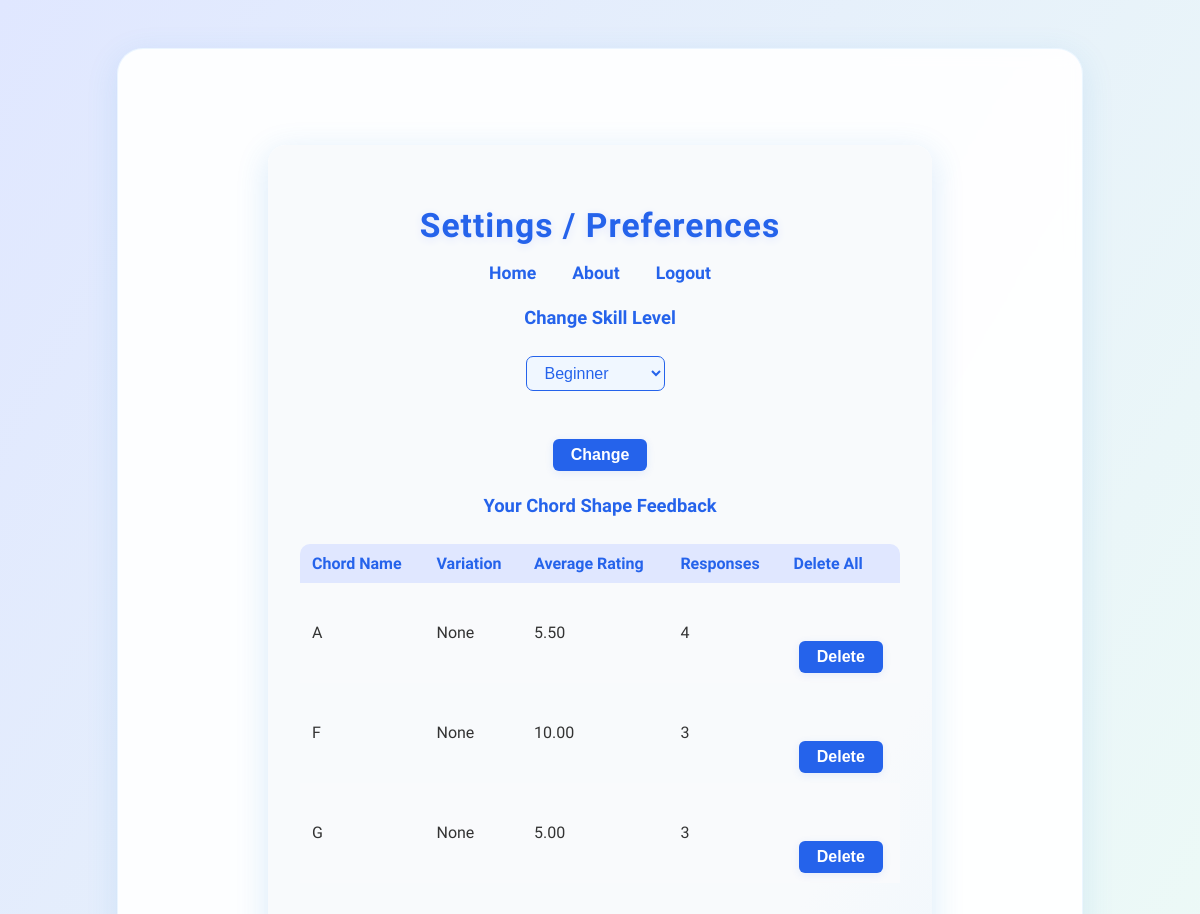
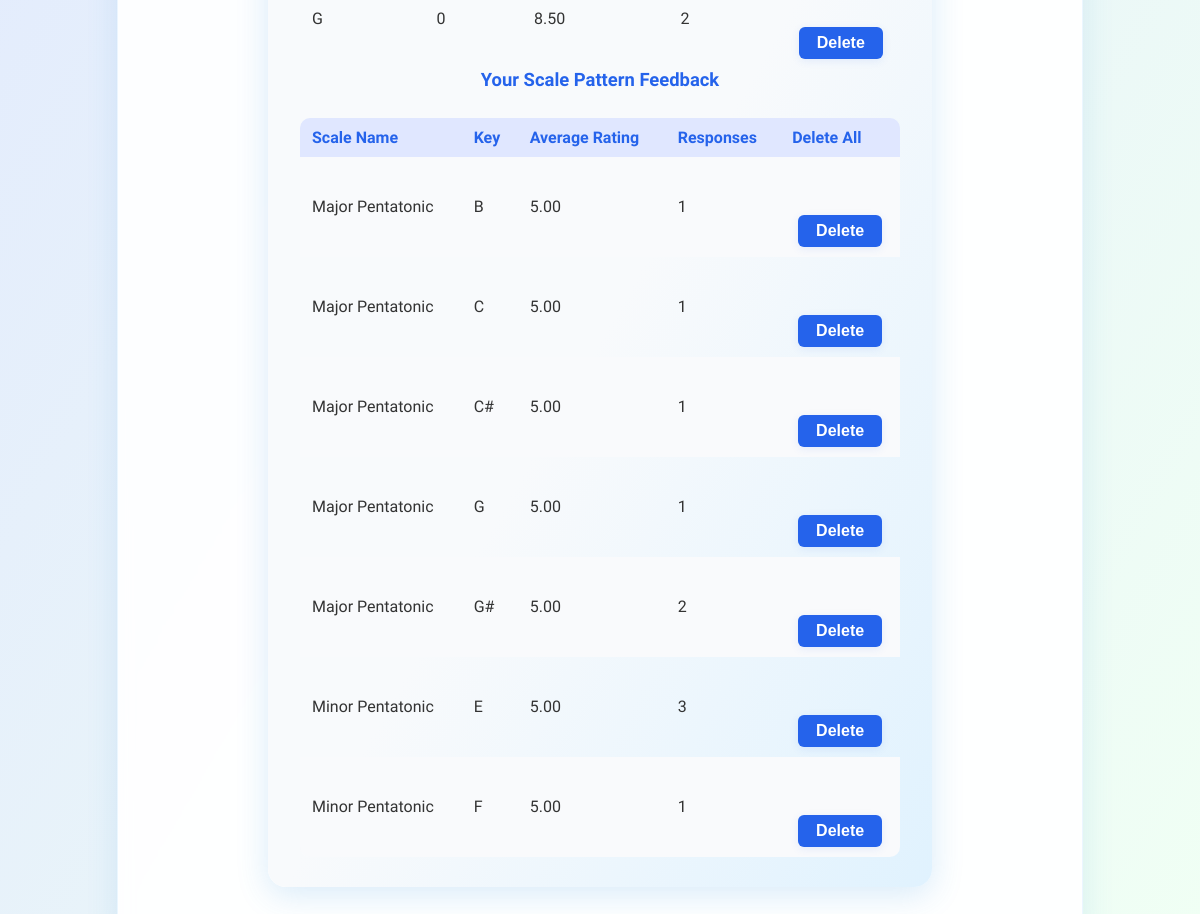
The page /preferences (signed in) on the database its author committed (2 pictures, top to bottom).
### tables this page shows
CREATE TABLE feedback (id INTEGER PRIMARY KEY, user_id INTEGER, exercise_type TEXT, rating INTEGER, chord_name TEXT, scale_name TEXT, scale_key TEXT, shape_name TEXT, variation_index INTEGER);

### GuitarWarmUp_Coach.py (the view, shortened to what this page needs)
@app.route('/preferences', methods=['GET', 'POST'])
def preferences():
    if 'user_id' not in session:
        return redirect(url_for('login'))
    with engine.connect() as conn:
        chord_feedback = conn.execute(
            text("""
                SELECT chord_name, variation_index, AVG(rating) as avg_rating, COUNT(*) as count
                FROM feedback
                WHERE user_id=:user_id AND exercise_type='single_chord'
                GROUP BY chord_name, variation_index
            """),
            {'user_id': session['user_id']}
        ).fetchall()
        scale_feedback = conn.execute(
            text("""
                SELECT scale_name, scale_key, AVG(rating) as avg_rating, COUNT(*) as count
                FROM feedback
                WHERE user_id=:user_id AND exercise_type='scale'
                GROUP BY scale_name, scale_key
            """),
            {'user_id': session['user_id']}
        ).fetchall()
    skill_level = session.get('skill_level', 'beginner')
    return render_template(
        'preferences.html',
        chord_feedback=chord_feedback,
        scale_feedback=scale_feedback,
        skill_level=skill_level
    )

### templates/preferences.html (shortened to what this page needs)
<!DOCTYPE html>
<html lang="en">
<head>
    <link rel="stylesheet" href="{{ url_for('static', filename='css/styles.css') }}">
</head>
<body>
    <div class="main-container">
        <div class="prefs-card">
            <header>
                <h1>Settings / Preferences</h1>
                <nav>
                    <a href="/">Home</a>
                    <a href="/about">About</a>
                    <a href="/logout" class="logout-btn">Logout</a>
                </nav>
            </header>
            <h2>Change Skill Level</h2>
            <form method="post" style="margin-bottom: 24px;">
                <select name="skill_level">
                    <option value="beginner" {% if skill_level == 'beginner' %}selected{% endif %}>Beginner</option>
                </select>
                <button type="submit" class="prefs-btn">Change</button>
            </form>
            <h2>Your Chord Shape Feedback</h2>
            {% if chord_feedback %}
                <table class="prefs-table">
                    <tr>
                        <th>Chord Name</th>
                        <th>Variation</th>
                        <th>Average Rating</th>
                        <th>Responses</th>
                        <th>Delete All</th>
                    </tr>
                    {% for entry in chord_feedback %}
                    <tr>
                        <td>{{ entry.chord_name }}</td>
                        <td>{{ entry.variation_index }}</td>
                        <td>{{ "%.2f"|format(entry.avg_rating) }}</td>
                        <td>{{ entry.count }}</td>
                        <td>
                            <form method="post" style="display:inline;">
                                <button type="submit" name="delete_pattern" class="prefs-btn" onclick="return confirm('Delete all feedback for this chord shape?');">Delete</button>
                            </form>
                        </td>
                    </tr>
                    {% endfor %}
                </table>
            {% else %}
                <div class="prefs-empty">No chord feedback yet.</div>
            {% endif %}
            <h2>Your Scale Pattern Feedback</h2>
            {% if scale_feedback %}
                <table class="prefs-table">
                    <tr>
                        <th>Scale Name</th>
                        <th>Key</th>
                        <th>Average Rating</th>
                        <th>Responses</th>
                        <th>Delete All</th>
                    </tr>
                    {% for entry in scale_feedback %}
                    <tr>
                        <td>{{ entry.scale_name }}</td>
                        <td>{{ entry.scale_key }}</td>
                        <td>{{ "%.2f"|format(entry.avg_rating) }}</td>
                        <td>{{ entry.count }}</td>
                        <td>
                            <form method="post" style="display:inline;">
                                <button type="submit" name="delete_pattern" class="prefs-btn" onclick="return confirm('Delete all feedback for this scale pattern?');">Delete</button>
                            </form>
                        </td>
                    </tr>
                    {% endfor %}
                </table>
            {% else %}
                <div class="prefs-empty">No scale feedback yet.</div>
            {% endif %}
        </div>
    </div>
</body>
</html>

### static/css/styles.css (style rules this page uses)
body { background: linear-gradient(120deg, #e0e7ff 0%, #f0fff4 100%); font-family: 'Quicksand', Arial, sans-serif; min-height: 100vh; margin: 0; padding: 0; color: #333; text-align: center; }
.main-container { max-width: 900px; margin: 48px auto 0 auto; background: rgba(255, 255, 255, 0.92); border-radius: 26px; box-shadow: 0 8px 32px rgba(52, 144, 220, 0.13); padding: 48px 32px 56px 32px; backdrop-filter: blur(8px); border: 1.5px solid rgba(180, 220, 255, 0.25); text-align: center; }
header { margin-bottom: 24px; }
h1 { text-align: center; margin-bottom: 40px; font-size: 2.7em; letter-spacing: 1.5px; color: #2563eb; font-weight: 800; text-shadow: 0 2px 8px #e0e7ff; }
h2 { text-align: center; margin-bottom: 28px; font-size: 1.6em; color: #059669; font-weight: 700; }
nav { margin-bottom: 24px; }
nav a { color: #2563eb; font-weight: 600; margin: 0 16px; text-decoration: none; font-size: 1.1em; transition: color 0.2s; }
.btn-main, button { display: block; background: #2563eb; color: #fff; border: none; border-radius: 12px; padding: 16px 38px; font-size: 1.15em; font-weight: bold; margin: 48px auto 0 auto; cursor: pointer; transition: background 0.2s, transform 0.15s, box-shadow 0.18s; box-shadow: 0 2px 8px rgba(37, 99, 235, 0.10); }
a { color: #2563eb; text-decoration: underline; font-weight: 600; margin-top: 24px; display: inline-block; transition: color 0.2s; }
select { padding: 7px 14px; border-radius: 7px; border: 1.5px solid #2563eb; font-size: 1em; margin-right: 10px; background: #f0f7ff; color: #2563eb; }
.prefs-card { background: linear-gradient(120deg, #f8fafc 60%, #e0f2fe 100%); border-radius: 18px; box-shadow: 0 8px 32px rgba(52, 144, 220, 0.18); padding: 38px 32px 30px 32px; max-width: 600px; margin: 48px auto 0 auto; animation: fadeInCard 0.7s; }
.prefs-card h1 { color: #2563eb; font-size: 2.1em; margin-bottom: 18px; font-weight: 800; letter-spacing: 1px; }
.prefs-card h2 { margin-top: 0; color: #2563eb; font-size: 1.15em; font-weight: 700; }
.prefs-table { width: 100%; border-collapse: collapse; margin-top: 18px; border-radius: 10px; overflow: hidden; }
.prefs-table th, .prefs-table td { padding: 10px 12px; text-align: left; }
.prefs-table th { background: #e0e7ff; color: #2563eb; font-weight: 700; }
.prefs-table tr:nth-child(even) { background: #f9fafc; }
.prefs-btn, .prefs-table button { background: #2563eb; color: #fff; border: none; border-radius: 6px; padding: 7px 18px; font-size: 1em; cursor: pointer; transition: background 0.2s; font-weight: 600; }

### rows shown on the page
feedback: scale_name "Major Pentatonic", scale_key "B", avg_rating "5.00", count "1"
feedback: scale_name "Major Pentatonic", scale_key "C", avg_rating "5.00", count "1"
feedback: scale_name "Major Pentatonic", scale_key "C#", avg_rating "5.00", count "1"
feedback: scale_name "Major Pentatonic", scale_key "G", avg_rating "5.00", count "1"
feedback: scale_name "Minor Pentatonic", scale_key "F", avg_rating "5.00", count "1"

### other values the page prints
{{ entry.chord_name }} "A" "F" "G" "G"
{{ entry.variation_index }} "None" "None" "None" "0"
{{ "%.2f"|format(entry.avg_rating) }} "5.50" "10.00" "5.00" "8.50"
{{ entry.count }} "4" "3" "3" "2"
{{ entry.scale_name }} "Major Pentatonic" "Minor Pentatonic"
{{ entry.scale_key }} "G#" "E"
{{ "%.2f"|format(entry.avg_rating) }} "5.00" "5.00"
{{ entry.count }} "2" "3"
